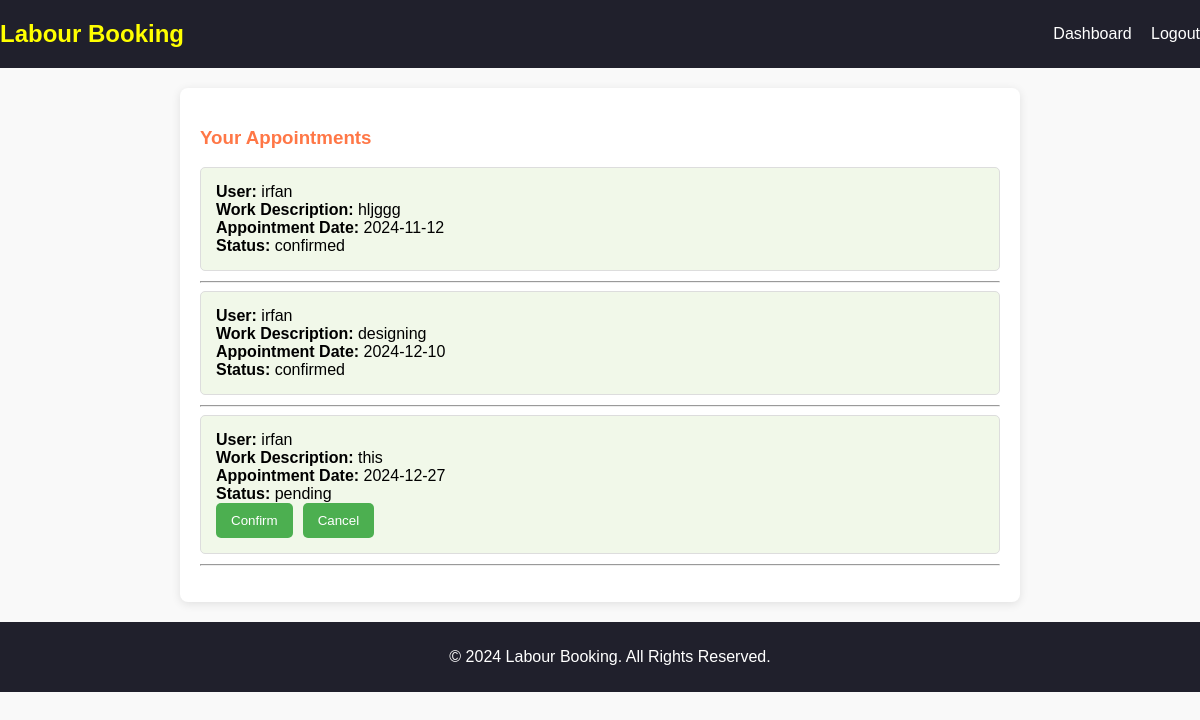
The app's page /fathi/staff_view_appointment.php (signed in) with its own data.
### tables this page shows
CREATE TABLE `appointments` (
  `id` int(11) NOT NULL,
  `user_id` int(11) NOT NULL,
  `staff_id` int(11) NOT NULL,
  `work_description` text NOT NULL,
  `appointment_date` date NOT NULL,
  `status` enum('pending','confirmed','canceled') DEFAULT 'pending'
);

CREATE TABLE `users` (
  `Name` varchar(30) NOT NULL,
  `phone_no` varchar(15) NOT NULL,
  `email_id` varchar(30) NOT NULL,
  `username` varchar(30) NOT NULL,
  `password` varchar(10) NOT NULL,
  `usid` int(11) NOT NULL
);

### fathi/staff_view_appointment.php (the view, shortened to what this page needs)
<?php
$conn = mysqli_connect("localhost", "root", "", "labour_booking");
$staff_id = $_SESSION['staff_id'];
$sql = "SELECT a.id, a.work_description, a.appointment_date, a.status, u.Name as user_name
        FROM appointments a
        JOIN users u ON a.user_id = u.usid
        WHERE a.staff_id = '$staff_id'";
$result = mysqli_query($conn, $sql);
?>
<!DOCTYPE html>
<html lang="en">
<head>
    <link rel="stylesheet" href="staffdash.css">
</head>
<body>
    <nav>
        <div class="sappy">
            <h1>Labour Booking</h1>
            <div class="hi">
                <a href="staffdash.php" class="hello">Dashboard</a>
                <a href="logout.php" class="hello">Logout</a>
            </div>
        </div>
    </nav>
    <main class="main-content">
        <section class="appointments-list">
            <h3>Your Appointments</h3>
            <ul>
                <?php
                if (mysqli_num_rows($result) > 0) {
                    while ($appointment = mysqli_fetch_assoc($result)) {
                        echo "<li>";
                        echo "<strong>User:</strong> " . htmlspecialchars($appointment['user_name']) . "<br>";
                        echo "<strong>Work Description:</strong> " . htmlspecialchars($appointment['work_description']) . "<br>";
                        echo "<strong>Appointment Date:</strong> " . htmlspecialchars($appointment['appointment_date']) . "<br>";
                        echo "<strong>Status:</strong> " . htmlspecialchars($appointment['status']) . "<br>";
                        if ($appointment['status'] === 'pending') {
                            echo "<form action='update_appointment.php' method='POST' style='display:inline;'>";
                            echo "<button style='margin-right:10px;' type='submit' name='status' value='confirmed' class='status-button confirmed'>Confirm</button>";
                            echo "<button type='submit' name='status' value='canceled' class='status-button canceled'>Cancel</button>";
                            echo "</form>";
                        }
                        echo "</li><hr>";
                    }
                } else {
                    echo "<p>You have no appointments.</p>";
                }
                ?>
            </ul>
        </section>
    </main>
    <footer>
        <p>&copy; 2024 Labour Booking. All Rights Reserved.</p>
    </footer>
</body>
</html>

### fathi/staffdash.css (style rules this page uses)
body { font-family: Arial, sans-serif; margin: 0; padding: 0; background-color: #f9f9f9; }
nav { background-color: rgb(32, 32, 44); color: #fff; }
.sappy { display: flex; justify-content: space-between; align-items: center; max-width: 1200px; margin: 0 auto; }
.hi a { color: #fff; text-decoration: none; margin-left: 15px; }
.main-content { max-width: 800px; margin: 20px auto; padding: 20px; background-color: white; border-radius: 8px; box-shadow: 0 2px 10px rgba(0, 0, 0, 0.1); }
h3 { color: rgba(255, 68, 0, 0.727); }
ul { list-style-type: none; padding: 0; }
li { border: 1px solid #ddd; border-radius: 5px; padding: 15px; margin-bottom: 10px; background-color: #f1f8e9; }
footer { text-align: center; padding: 10px; background-color: rgb(32, 32, 44); color: #fff; position: relative; bottom: 0; width: 100%; }
button { background-color: #4CAF50; color: white; border: none; padding: 10px 15px; border-radius: 5px; cursor: pointer; }
h1 { color: yellow; }

### records on screen
appointments: user.Name "irfan", work_description "hljggg", appointment_date "2024-11-12", status "confirmed"
appointments: user.Name "irfan", work_description "designing", appointment_date "2024-12-10", status "confirmed"
appointments: user.Name "irfan", work_description "this", appointment_date "2024-12-27", status "pending"
